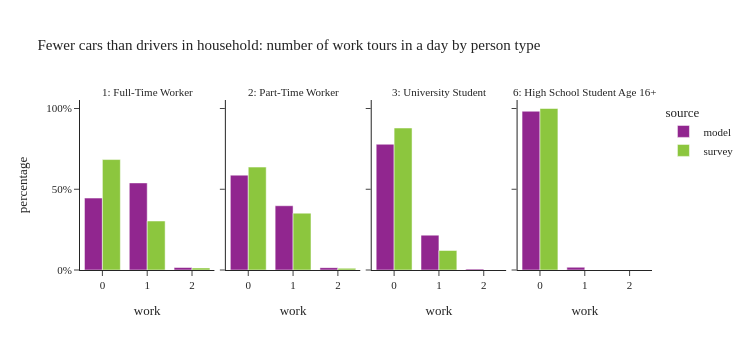

The cell this chart's notebook holds for it:
### Code cell
plot_work_tour_ptype(per_data[(per_data['ptype'].isin(worker_ptype)) & (per_data['auto_ownership'] < per_data['num_drivers'])],"Fewer cars than drivers in household: number of work tours in a day by person type")

### Figure 1 — Plotly figure (JSON) as saved in the notebook; plotly's stock layout.template omitted (floating-point values rounded to 4 significant figures)
{"data": [{"alignmentgroup": "True", "customdata": [[325058], [393569], [11240]], "hovertemplate": "source=model<br>ptype_label=1: Full-Time Worker<br>work=%{x}<br>percentage=%{y}<br>sample_size=%{customdata[0]}<extra></extra>", "legendgroup": "model", "marker": {"color": "#91268F", "pattern": {"shape": ""}}, "name": "model", "offsetgroup": "model", "orientation": "v", "showlegend": true, "textposition": "auto", "type": "bar", "x": [0.0, 1.0, 2.0], "xaxis": "x", "y": [0.4454, 0.5392, 0.0154], "yaxis": "y"}, {"alignmentgroup": "True", "customdata": [[92672], [62778], [2315]], "hovertemplate": "source=model<br>ptype_label=2: Part-Time Worker<br>work=%{x}<br>percentage=%{y}<br>sample_size=%{customdata[0]}<extra></extra>", "legendgroup": "model", "marker": {"color": "#91268F", "pattern": {"shape": ""}}, "name": "model", "offsetgroup": "model", "orientation": "v", "showlegend": false, "textposition": "auto", "type": "bar", "x": [0.0, 1.0, 2.0], "xaxis": "x2", "y": [0.5874, 0.3979, 0.01467], "yaxis": "y2"}, {"alignmentgroup": "True", "customdata": [[87252], [24186], [608]], "hovertemplate": "source=model<br>ptype_label=3: University Student<br>work=%{x}<br>percentage=%{y}<br>sample_size=%{customdata[0]}<extra></extra>", "legendgroup": "model", "marker": {"color": "#91268F", "pattern": {"shape": ""}}, "name": "model", "offsetgroup": "model", "orientation": "v", "showlegend": false, "textposition": "auto", "type": "bar", "x": [0.0, 1.0, 2.0], "xaxis": "x3", "y": [0.7787, 0.2159, 0.005426], "yaxis": "y3"}, {"alignmentgroup": "True", "customdata": [[80717], [1393]], "hovertemplate": "source=model<br>ptype_label=6: High School Student Age 16+<br>work=%{x}<br>percentage=%{y}<br>sample_size=%{customdata[0]}<extra></extra>", "legendgroup": "model", "marker": {"color": "#91268F", "pattern": {"shape": ""}}, "name": "model", "offsetgroup": "model", "orientation": "v", "showlegend": false, "textposition": "auto", "type": "bar", "x": [0.0, 1.0], "xaxis": "x4", "y": [0.983, 0.01697], "yaxis": "y4"}, {"alignmentgroup": "True", "customdata": [[772], [330], [2]], "hovertemplate": "source=survey<br>ptype_label=1: Full-Time Worker<br>work=%{x}<br>percentage=%{y}<br>sample_size=%{customdata[0]}<extra></extra>", "legendgroup": "survey", "marker": {"color": "#8CC63E", "pattern": {"shape": ""}}, "name": "survey", "offsetgroup": "survey", "orientation": "v", "showlegend": true, "textposition": "auto", "type": "bar", "x": [0.0, 1.0, 2.0], "xaxis": "x", "y": [0.6839, 0.3034, 0.0127], "yaxis": "y"}, {"alignmentgroup": "True", "customdata": [[191], [58], [2]], "hovertemplate": "source=survey<br>ptype_label=2: Part-Time Worker<br>work=%{x}<br>percentage=%{y}<br>sample_size=%{customdata[0]}<extra></extra>", "legendgroup": "survey", "marker": {"color": "#8CC63E", "pattern": {"shape": ""}}, "name": "survey", "offsetgroup": "survey", "orientation": "v", "showlegend": false, "textposition": "auto", "type": "bar", "x": [0.0, 1.0, 2.0], "xaxis": "x2", "y": [0.6373, 0.3521, 0.0106], "yaxis": "y2"}, {"alignmentgroup": "True", "customdata": [[144], [17]], "hovertemplate": "source=survey<br>ptype_label=3: University Student<br>work=%{x}<br>percentage=%{y}<br>sample_size=%{customdata[0]}<extra></extra>", "legendgroup": "survey", "marker": {"color": "#8CC63E", "pattern": {"shape": ""}}, "name": "survey", "offsetgroup": "survey", "orientation": "v", "showlegend": false, "textposition": "auto", "type": "bar", "x": [0.0, 1.0], "xaxis": "x3", "y": [0.8792, 0.1208], "yaxis": "y3"}, {"alignmentgroup": "True", "customdata": [[60]], "hovertemplate": "source=survey<br>ptype_label=6: High School Student Age 16+<br>work=%{x}<br>percentage=%{y}<br>sample_size=%{customdata[0]}<extra></extra>", "legendgroup": "survey", "marker": {"color": "#8CC63E", "pattern": {"shape": ""}}, "name": "survey", "offsetgroup": "survey", "orientation": "v", "showlegend": false, "textposition": "auto", "type": "bar", "x": [0.0], "xaxis": "x4", "y": [1.0], "yaxis": "y4"}], "layout": {"annotations": [{"font": {}, "showarrow": false, "text": "1: Full-Time Worker", "x": 0.1175, "xanchor": "center", "xref": "paper", "y": 1.0, "yanchor": "bottom", "yref": "paper"}, {"font": {}, "showarrow": false, "text": "2: Part-Time Worker", "x": 0.3725, "xanchor": "center", "xref": "paper", "y": 1.0, "yanchor": "bottom", "yref": "paper"}, {"font": {}, "showarrow": false, "text": "3: University Student", "x": 0.6275, "xanchor": "center", "xref": "paper", "y": 1.0, "yanchor": "bottom", "yref": "paper"}, {"font": {}, "showarrow": false, "text": "6: High School Student Age 16+", "x": 0.8825, "xanchor": "center", "xref": "paper", "y": 1.0, "yanchor": "bottom", "yref": "paper"}], "barmode": "group", "height": 350, "legend": {"title": {"text": "source"}, "tracegroupgap": 0}, "title": {"text": "Fewer cars than drivers in household: number of work tours in a day by person type"}, "width": 750, "xaxis": {"anchor": "y", "domain": [0.0, 0.235], "title": {"text": "work"}}, "xaxis2": {"anchor": "y2", "domain": [0.255, 0.49], "matches": "x", "title": {"text": "work"}}, "xaxis3": {"anchor": "y3", "domain": [0.51, 0.745], "matches": "x", "title": {"text": "work"}}, "xaxis4": {"anchor": "y4", "domain": [0.765, 1.0], "matches": "x", "title": {"text": "work"}}, "yaxis": {"anchor": "x", "domain": [0.0, 1.0], "tickformat": ".0%", "title": {"text": "percentage"}}, "yaxis2": {"anchor": "x2", "domain": [0.0, 1.0], "matches": "y", "showticklabels": false, "tickformat": ".0%"}, "yaxis3": {"anchor": "x3", "domain": [0.0, 1.0], "matches": "y", "showticklabels": false}, "yaxis4": {"anchor": "x4", "domain": [0.0, 1.0], "matches": "y", "showticklabels": false}}}
